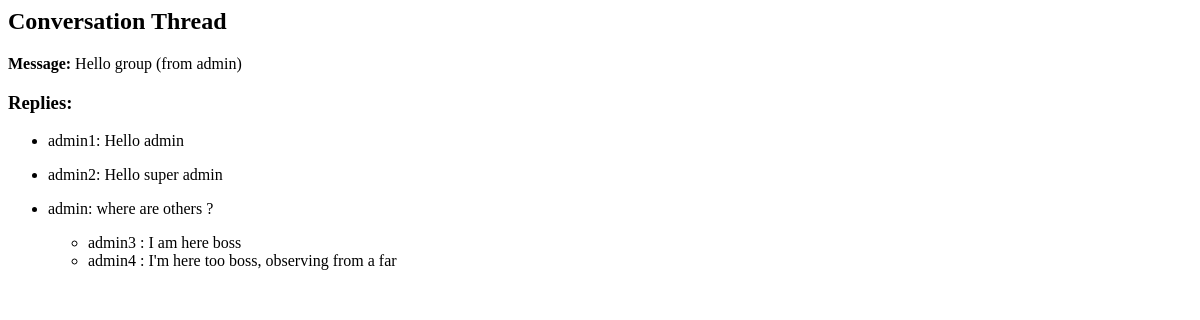
/thread/1/ (signed in), run on an earlier commit of the app's database.
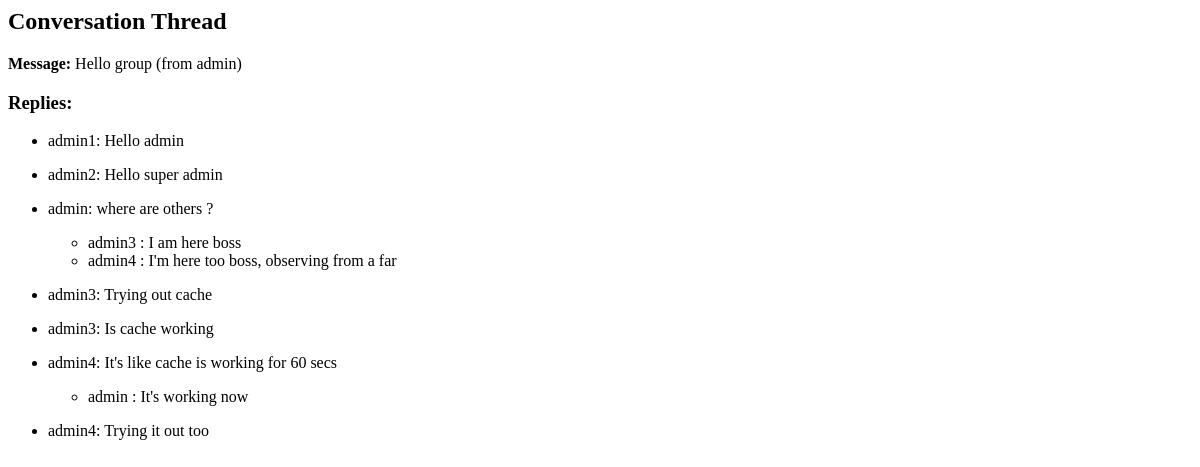
And on a later commit of the database.
### messaging/models.py (models this page shows, shortened)
class Message(models.Model):
    sender = models.ForeignKey(User, related_name='sent_messages', on_delete=models.CASCADE)
    receiver = models.ForeignKey(User, related_name='received_messages', on_delete=models.CASCADE)
    content = models.TextField()
    timestamp = models.DateTimeField(auto_now_add=True)
    edited = models.BooleanField(default=False)
    read = models.BooleanField(default=False)
    parent_message = models.ForeignKey(
        "self", null=True, blank=True, on_delete=models.CASCADE, related_name="replies"
    )
    objects = models.Manager()
    unread = UnreadMessagesManager()
    def get_all_replies(self):
        replies = self.replies.all().select_related('sender', 'receiver')
        for reply in replies:
            reply.get_all_replies()
        return replies

### messaging/views.py (the view)
# urls.py: path('thread/<int:message_id>/', conversation_thread, name='conversation_thread'),
@login_required
@cache_page(60)
def conversation_thread(request, message_id):
    message = get_object_or_404(
        Message.objects.prefetch_related('replies').select_related('sender', 'receiver')
        .filter(sender=request.user) | Message.objects.filter(receiver=request.user),
        id=message_id
    )
    context = {'message': message, 'replies': message.get_all_replies()}
    return render(request, 'chat/conversation_thread.html', context)

### messaging/templates/chat/conversation_thread.html
<h2>Conversation Thread</h2>
<p><strong>Message:</strong> {{ message.content }} (from {{ message.sender }})</p>
<h3>Replies:</h3>
<ul>
    {% for reply in replies %}
        <li>
            <p>{{ reply.sender }}: {{ reply.content }}</p>
            {% with reply.get_all_replies as nested_replies %}
                {% for nested_reply in nested_replies %}
                    <ul>
                        <li>{{ nested_reply.sender }} : {{ nested_reply.content }}</li>
                    </ul>
                {% endfor %}
            {% endwith %}
        </li>
    {% endfor %}
</ul>

What changed in the data, as far as the page shows it:
added Message: sender "admin3", content "Trying out cache", shown under "Replies:"
added Message: sender "admin3", content "Is cache working", shown under "Replies:"
added Message: sender "admin4", content "It's like cache is working for 60 secs", shown under "Replies:"
added Message: sender "admin", content "It's working now", shown under "admin4"
added Message: sender "admin4", content "Trying it out too", shown under "Replies:"
